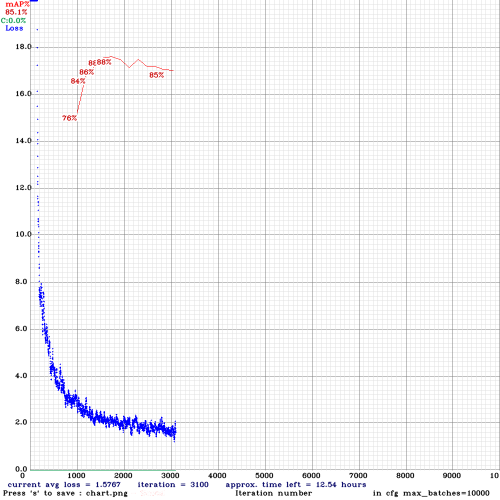
#> input picture yolov4/chart.png, 1000 x 1000 px, found by its file name (shown at 1/2 size)
$ jupyter execute --allow-errors YOLOv4.ipynb   (shell and % lines are left out)
#> lines starting #> are read from the running program, lines starting #| are printed output that depends on the picture
#YOLOv4 Object Detector with Darknet

[cell 1]
# clone darknet repo

[cell 2]
# change makefile to have GPU and OPENCV enabled
%cd darknet

[cell 3]
# verify CUDA

[cell 4]
# build darknet

[cell 5]
# download pre-trained YOLOv4 weights

[cell 6]
# define helper functions
def imShow(path):
  import cv2
  import matplotlib.pyplot as plt
  %matplotlib inline

  image = cv2.imread(path)
  height, width = image.shape[:2]
  resized_image = cv2.resize(image,(3*width, 3*height), interpolation = cv2.INTER_CUBIC)

  fig = plt.gcf()
  fig.set_size_inches(18, 10)
  plt.axis("off")
  plt.imshow(cv2.cvtColor(resized_image, cv2.COLOR_BGR2RGB))
  plt.show()

# use this to upload files
def upload():
  from google.colab import files
  uploaded = files.upload()
  for name, data in uploaded.items():
    with open(name, 'wb') as f:
      f.write(data)
      print ('saved file', name)

# use this to download a file
def download(path):
  from google.colab import files
  files.download(path)

##Run Detections with pretrained YOLOv4 weights

#> (a cell that did not finish here is left out)

#> (a cell that did not finish here is left out)

#> (a cell that did not finish here is left out)

[cell 10]
# run darknet detection on image from google drive
%cd ..
from google.colab import drive
#> (the rest of this cell did not finish here and is left out)

[cell 11]
# run detections on image within your Google Drive!
%cd darknet
#> (the rest of this cell did not finish here and is left out)


[cell 12]
# GOOGLE DRIVE DOWNLOAD

[cell 13]
# run darknet detection on video after uploading from local computer

#> (a cell that did not finish here is left out)


[cell 15]
# run detections on video within your Google Drive!

#Training a Custom YOLOv4 Object Detector

[cell 16]
# listing my working directory

[cell 17]
# copy the .zip file into the root directory of cloud VM

[cell 18]
# unzip the datasets and their contents so that they are now in /darknet/data/ folder

[cell 19]
# download cfg to google drive and change its name

[cell 20]
# upload the custom .cfg back to cloud VM from Google Drive

[cell 21]
# upload the obj.names and obj.data files to cloud VM from Google Drive

[cell 22]
# upload the generate_train.py and generate_test.py script to cloud VM from Google Drive

[cell 23]
# verify that the newly generated train.txt and test.txt can be seen in our darknet/data folder

[cell 24]
# upload pretrained convolutional layer weights

[cell 25]
# train your custom detector
# run with yolov4-obj_last.weights if for any reason colab crashes
#!./darknet detector train data/obj.data cfg/yolov4-obj.cfg /mydrive/yolov4/backup/yolov4-obj_last.weights -dont_show -map

[cell 26]
# download chart to google drive
imShow('chart.png')
#> call 4 of imShow, with path = 'chart.png'
#> in imShow, image is the input picture: shape (1000, 1000, 3); mean B, G, R 245.8, 244.1, 244.3
#> in imShow (call 4), `resized_image = cv2.resize(image,(3*width, 3*height), interpolation = ..`:
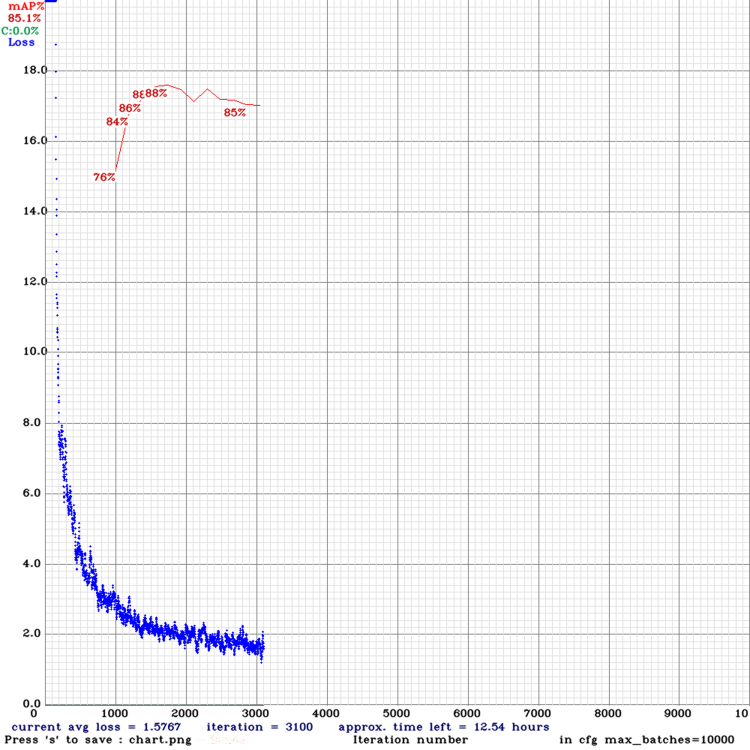
#> resized_image: shape (3000, 3000, 3) (shown at 1/4 size); mean B, G, R 245.1, 243.4, 243.6
